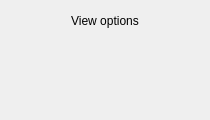
<?xml version="1.0" encoding="UTF-8"?>
<ui version="4.0">
 <class>FVOptionsPopup</class>
 <widget class="QWidget" name="FVOptionsPopup">
  <property name="geometry">
   <rect>
    <x>0</x>
    <y>0</y>
    <width>210</width>
    <height>120</height>
   </rect>
  </property>
  <property name="sizePolicy">
   <sizepolicy hsizetype="Preferred" vsizetype="Minimum">
    <horstretch>0</horstretch>
    <verstretch>0</verstretch>
   </sizepolicy>
  </property>
  <property name="minimumSize">
   <size>
    <width>210</width>
    <height>120</height>
   </size>
  </property>
  <property name="maximumSize">
   <size>
    <width>320</width>
    <height>600</height>
   </size>
  </property>
  <property name="windowTitle">
   <string>Form</string>
  </property>
  <layout class="QVBoxLayout" name="verticalLayout">
   <property name="spacing">
    <number>0</number>
   </property>
   <property name="leftMargin">
    <number>6</number>
   </property>
   <property name="topMargin">
    <number>9</number>
   </property>
   <property name="rightMargin">
    <number>6</number>
   </property>
   <property name="bottomMargin">
    <number>6</number>
   </property>
   <item>
    <widget class="QLabel" name="headerLabel">
     <property name="text">
      <string>View options</string>
     </property>
     <property name="alignment">
      <set>Qt::AlignCenter</set>
     </property>
    </widget>
   </item>
   <item>
    <spacer name="verticalSpacer">
     <property name="orientation">
      <enum>Qt::Vertical</enum>
     </property>
     <property name="sizeType">
      <enum>QSizePolicy::Fixed</enum>
     </property>
     <property name="sizeHint" stdset="0">
      <size>
       <width>20</width>
       <height>8</height>
      </size>
     </property>
    </spacer>
   </item>
   <item>
    <widget class="ContextMenuItem" name="viewSimpleButton" native="true">
     <property name="sizePolicy">
      <sizepolicy hsizetype="Preferred" vsizetype="Preferred">
       <horstretch>0</horstretch>
       <verstretch>0</verstretch>
      </sizepolicy>
     </property>
    </widget>
   </item>
   <item>
    <widget class="ContextMenuItem" name="viewExtendedButton" native="true"/>
   </item>
   <item>
    <widget class="ContextMenuItem" name="viewFoldersButton" native="true"/>
   </item>
  </layout>
 </widget>
 <customwidgets>
  <customwidget>
   <class>ContextMenuItem</class>
   <extends>QWidget</extends>
   <header>gui/customwidgets/contextmenuitem.h</header>
   <container>1</container>
  </customwidget>
 </customwidgets>
 <resources/>
 <connections/>
</ui>
